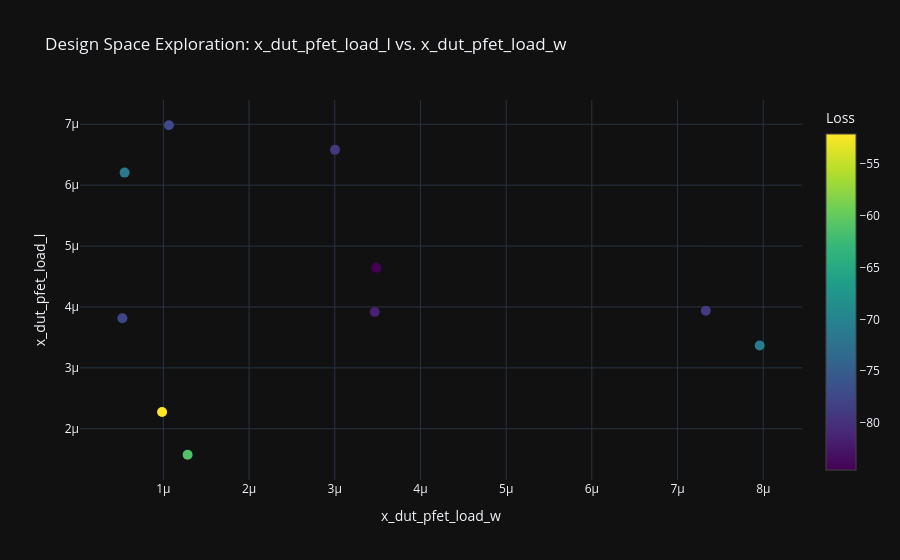
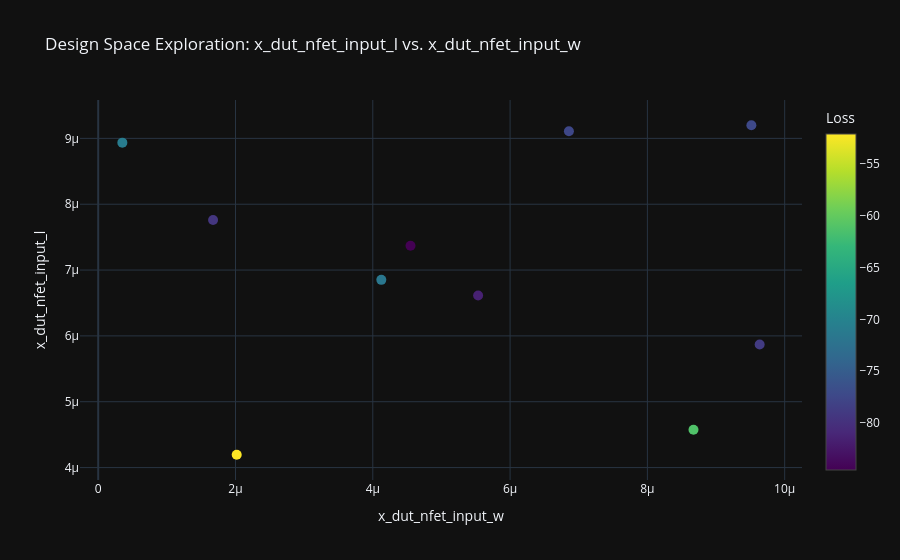

The notebook cell these images were saved under, in order:
### Markdown cell above
### (4) Design Space Exploration

### Code cell
circuit_optimizer.plot_design_space_exploration(param_x="x_dut_pfet_load_w", param_y="x_dut_pfet_load_l", show=True)
circuit_optimizer.plot_design_space_exploration(param_x="x_dut_nfet_input_w", param_y="x_dut_nfet_input_l", show=True)
circuit_optimizer.plot_design_space_exploration(param_x="x_dut_nfet_mirror_w", param_y="x_dut_nfet_mirror_l", show=True)

### Figure 1 — Plotly figure (JSON) as saved in the notebook; plotly's stock layout.template omitted (floating-point values rounded to 4 significant figures)
{"data": [{"marker": {"color": [-70.93, -61.21, -84.57, -52.07, -81.57, -71.59, -79.39, -77.33, -77.52, -78.85], "colorbar": {"title": {"text": "Loss"}}, "colorscale": [[0, "#440154"], [0.1111, "#482878"], [0.2222, "#3e4989"], [0.3333, "#31688e"], [0.4444, "#26828e"], [0.5556, "#1f9e89"], [0.6667, "#35b779"], [0.7778, "#6ece58"], [0.8889, "#b5de2b"], [1, "#fde725"]], "showscale": true, "size": 10}, "mode": "markers", "name": "Design Space Exploration", "type": "scatter", "x": [7.958e-06, 1.283e-06, 3.487e-06, 9.851e-07, 3.467e-06, 5.475e-07, 3.003e-06, 1.064e-06, 5.215e-07, 7.33e-06], "y": [3.366e-06, 1.573e-06, 4.642e-06, 2.276e-06, 3.917e-06, 6.206e-06, 6.579e-06, 6.984e-06, 3.815e-06, 3.939e-06]}], "layout": {"showlegend": false, "title": {"text": "Design Space Exploration: x_dut_pfet_load_l vs. x_dut_pfet_load_w"}, "xaxis": {"title": {"text": "x_dut_pfet_load_w"}}, "yaxis": {"title": {"text": "x_dut_pfet_load_l"}}}}

### Figure 2 — Plotly figure (JSON) as saved in the notebook; plotly's stock layout.template omitted (floating-point values rounded to 4 significant figures)
{"data": [{"marker": {"color": [-70.93, -61.21, -84.57, -52.07, -81.57, -71.59, -79.39, -77.33, -77.52, -78.85], "colorbar": {"title": {"text": "Loss"}}, "colorscale": [[0, "#440154"], [0.1111, "#482878"], [0.2222, "#3e4989"], [0.3333, "#31688e"], [0.4444, "#26828e"], [0.5556, "#1f9e89"], [0.6667, "#35b779"], [0.7778, "#6ece58"], [0.8889, "#b5de2b"], [1, "#fde725"]], "showscale": true, "size": 10}, "mode": "markers", "name": "Design Space Exploration", "type": "scatter", "x": [3.518e-07, 8.671e-06, 4.549e-06, 2.018e-06, 5.534e-06, 4.124e-06, 1.673e-06, 9.515e-06, 6.857e-06, 9.635e-06], "y": [8.935e-06, 4.575e-06, 7.368e-06, 4.195e-06, 6.613e-06, 6.851e-06, 7.76e-06, 9.199e-06, 9.108e-06, 5.868e-06]}], "layout": {"showlegend": false, "title": {"text": "Design Space Exploration: x_dut_nfet_input_l vs. x_dut_nfet_input_w"}, "xaxis": {"title": {"text": "x_dut_nfet_input_w"}}, "yaxis": {"title": {"text": "x_dut_nfet_input_l"}}}}
